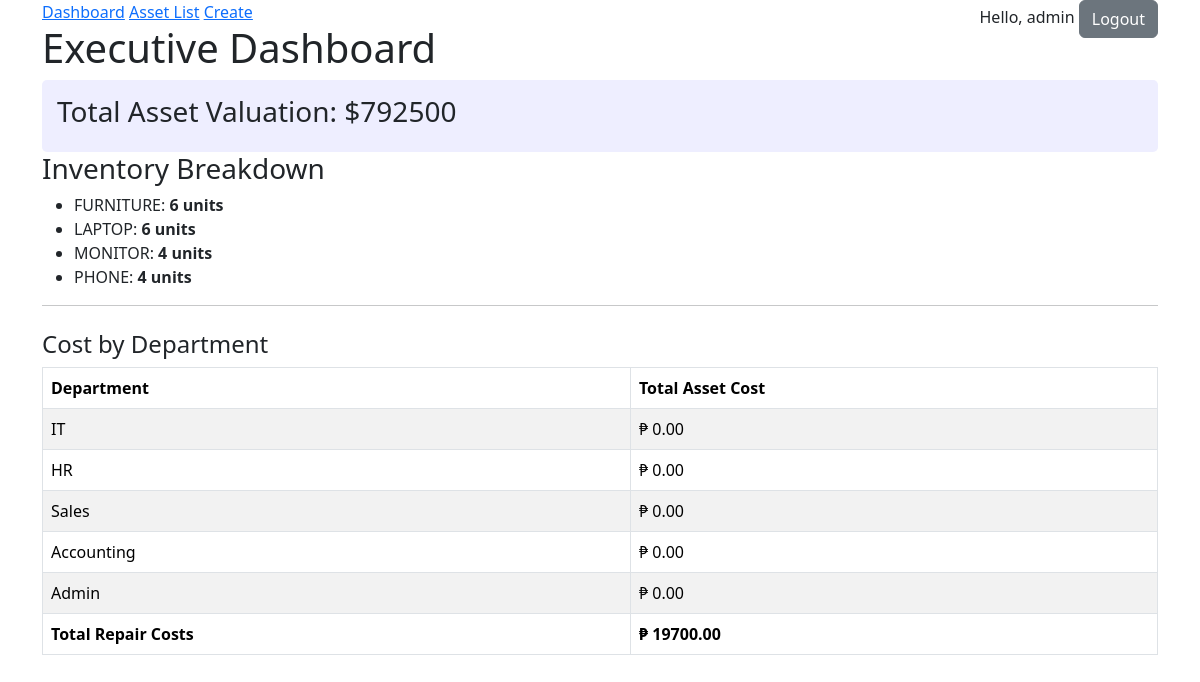
The app's page / (signed in) with its own data.
### assets/models.py (models this page shows, shortened)
class User(AbstractUser):
    department = models.ForeignKey(
        Department,
        on_delete=models.SET_NULL,
        null=True,
        blank=True,
        related_name='users'
    )

class Department(models.Model):
    name = models.CharField(max_length=100, unique=True)

### assets/views.py (the view)
# urls.py: path('', DashboardView.as_view(), name='dashboard'),
class DashboardView(LoginRequiredMixin, TemplateView):
    template_name = "assets/dashboard.html"
    def get_context_data(self, **kwargs):
        context = super().get_context_data(**kwargs)
        context['total_asset_value'] = (
            Asset.objects.aggregate(total=Sum('cost'))['total'] or 0
        )
        context['assets_by_type'] = (
            Asset.objects
            .values('asset_type')
            .annotate(count=Count('id'))
        )
        context['total_repair_cost'] = (
            MaintenanceLog.objects.aggregate(total=Sum('cost'))['total'] or 0
        )
        context['department_costs'] = Department.objects.annotate(
            total_cost=Coalesce(
                Sum('users__assets__cost'),
                Value(0),
                output_field=DecimalField()
            )
        )
        return context

### assets/templates/assets/dashboard.html
{% extends "assets/base.html" %}
{% block content %}
    <h1>Executive Dashboard</h1>
    <div style="background: #eef; padding: 15px; border-radius: 5px;">
        <h3>Total Asset Valuation: ${{ total_asset_value }}</h3>
    </div>
    <h3>Inventory Breakdown</h3>
    <ul>
        {% for item in assets_by_type %}
            <li>{{ item.asset_type }}: <strong>{{ item.count }} units</strong></li>
        {% empty %}
            <li>No assets found.</li>
        {% endfor %}
    </ul>
    <hr>
    <h4 class="mt-4">Cost by Department</h4>
    <table class="table table-bordered table-striped">
        <thead>
            <tr>
                <th>Department</th>
                <th>Total Asset Cost</th>
            </tr>
        </thead>
        <tbody>
            {% for dept in department_costs %}
            <tr>
                <td>{{ dept.name }}</td>
                <td>₱ {{ dept.total_cost|floatformat:2 }}</td>
            </tr>
            {% empty %}
            <tr>
                <td colspan="2">No department data available</td>
            </tr>
            {% endfor %}
        </tbody>
        <tfoot>
            <tr>
                <td><strong>Total Repair Costs</strong></td>
                <td><strong>₱ {{ total_repair_cost|floatformat:2 }}</strong></td>
            </tr>
        </tfoot>
    </table>
{% endblock %}

### assets/templates/assets/base.html (shortened to what this page needs)
<!DOCTYPE html>
<html>
<head>
    <link href="https://cdn.jsdelivr.net/npm/bootstrap@5.3.8/dist/css/bootstrap.min.css" rel="stylesheet">
</head>
<body class="container">
    <nav>
        <a href="{% url 'dashboard' %}">Dashboard</a>
        <a href="{% url 'asset-list' %}">Asset List</a>
        <a href="{% url 'asset-create' %}">Create</a>
        <div style="float:right">
            {% if user.is_authenticated %}
                <span>Hello, {{ user.username }}</span>
                <form action="{% url "logout" %}" method="post" style="display:inline">
                    <button type="submit" class="btn btn-secondary">Logout</button>
                </form>
            {% else %}
                <a href="{% url 'login' %}">Login</a>
                <a href="{% url 'register' %}">Register</a>
            {% endif %}
        </div>
    </nav>
    {% block content %}{% endblock %}
</body>
</html>

### records on screen
User: username "admin"
Department: name "IT", total_cost "0.00"
Department: name "HR", total_cost "0.00"
Department: name "Sales", total_cost "0.00"
Department: name "Accounting", total_cost "0.00"
Department: name "Admin", total_cost "0.00"

### other values on screen
{{ total_asset_value }} "792500"
{{ item.asset_type }} "FURNITURE" "LAPTOP" "MONITOR" "PHONE"
{{ item.count }} "6" "6" "4" "4"
{{ total_repair_cost|floatformat:2 }} "19700.00"
